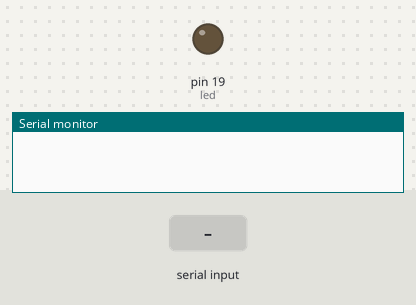
Recording of a sketch running on a simulated Arduino Uno, built with avr-gcc and run on an emulated ATmega328P. Shown: output pins drawn as LEDs (lit = HIGH), the last lines printed to the serial monitor. The inputs (shaded band) are chosen by the test bench.

Above: at 1.2 s.
1.3 s: "200\n" received over Serial
At 3.4 s:
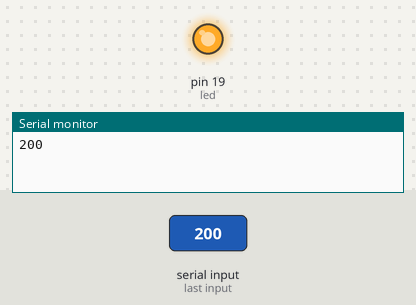
3.8 s: "5\n" received over Serial
At 5.2 s:
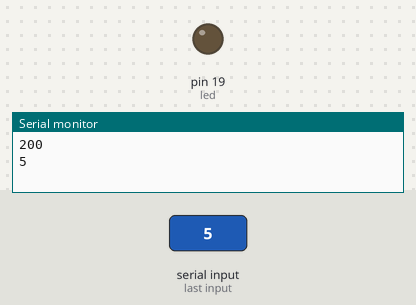
Timing chart, 0 to 6.8 s (numbered marks = the images above; inputs shaded):
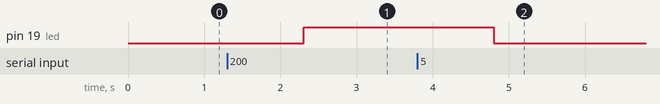

Measured:
- after the input at 1.3 s, pin 19 (led): LOW → HIGH after 1.0 s
- after the input at 3.8 s, pin 19 (led): HIGH → LOW after 1.0 s

The sketch:

bluetoothConnectBrightnessAdjuster.ino
```cpp
int led = 19;           // the pin that the LED is attached to
int brightness = 255;    // how bright the LED is
String state = "0";
int atoi(const char *string);


void setup() {
  pinMode(led, OUTPUT);
  //Start serial communication
  Serial.begin(9600); // Default communication rate of the Bluetooth module
}
void loop() {
  while(Serial.available() > 0){ // Checks whether data is comming from the serial port
    state = Serial.readString(); // Reads the data from the serial port and changes value of the state variable
    Serial.println(state);
    analogWrite(led, state.toInt()/1.4);
 }
}
```
